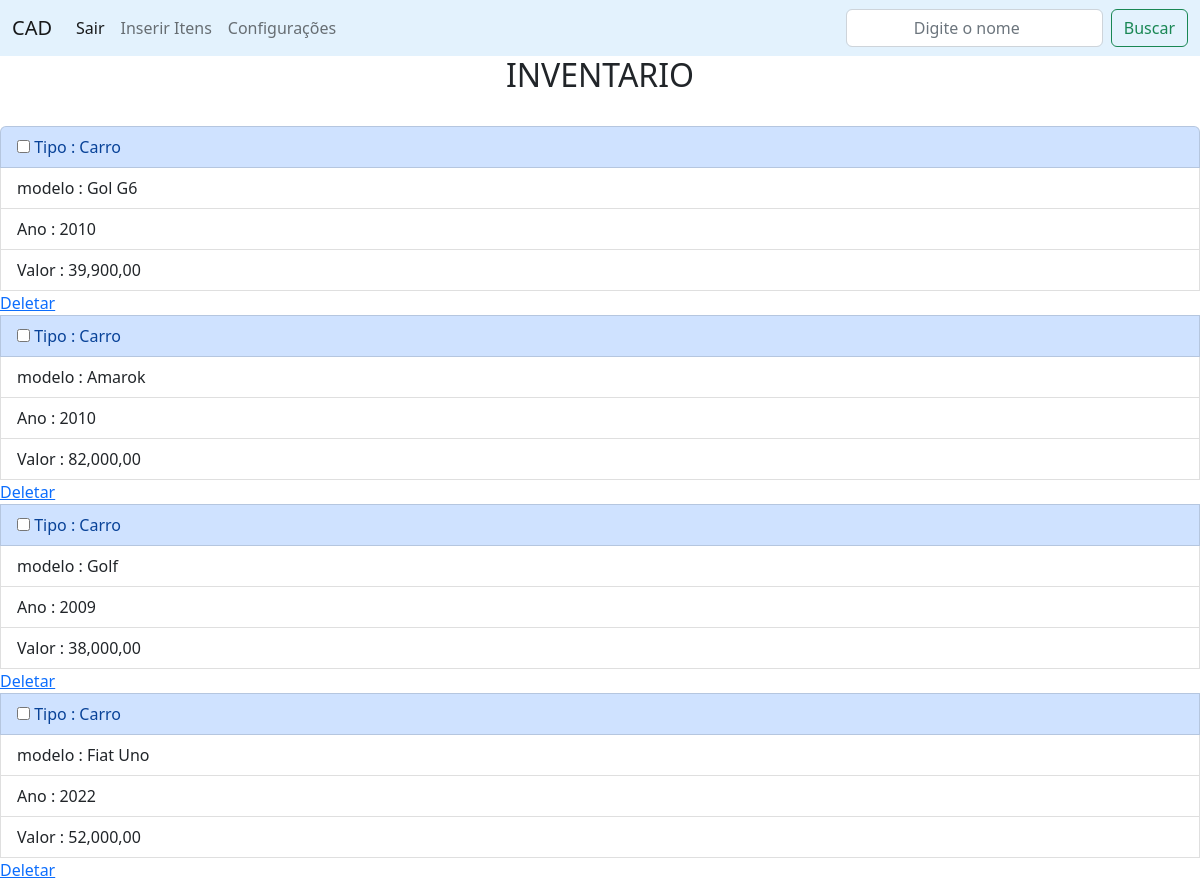
The page /inventory on the database as committed earlier.
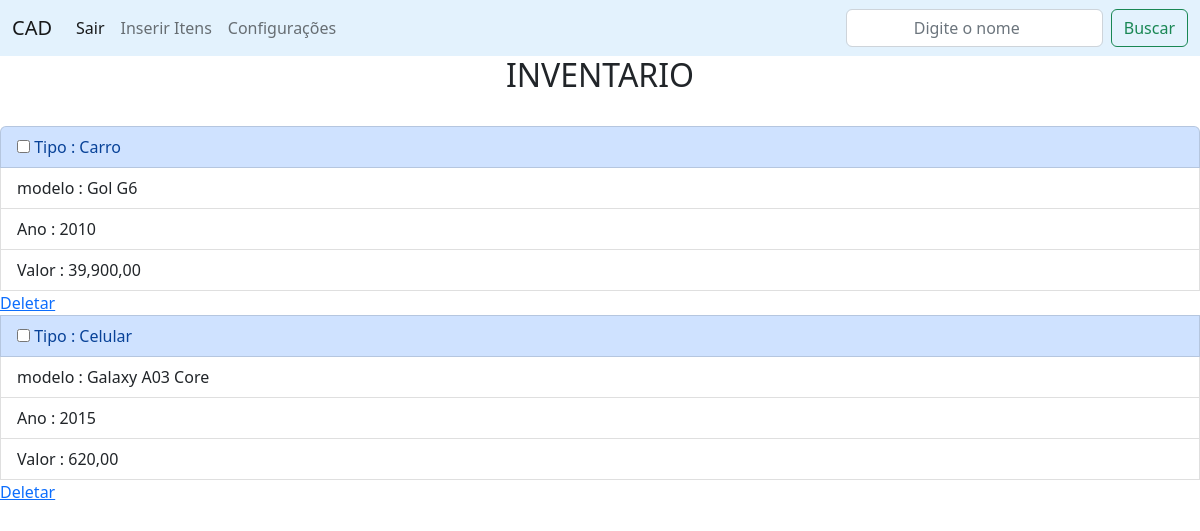
The same page on the database as committed later.
### app.py (models this page shows, shortened)
class Inventario(db.Model):
    __tablename__ = 'inventario'
    id = db.Column(db.Integer, primary_key=True)
    item = db.Column(db.String(84), nullable=False)
    modelo = db.Column(db.String(255), nullable=False)
    ano = db.Column(db.String(255), nullable=False)
    quantidade = db.Column(db.String(255), nullable=False)
    valor = db.Column(db.String(255), nullable=False)
    data = db.Column(db.String(255), nullable=False)

### app.py (the view)
@app.route("/inventory")
def Inventory():
    itens = Inventario.query.all()
    return render_template("list_cadastros.html", itens=itens)

### templates/list_cadastros.html (shortened to what this page needs)
<!DOCTYPE html>
<html lang="pt-br">
<head>
    <link rel="stylesheet" href="https://cdn.jsdelivr.net/npm/bootstrap@5.2.3/dist/css/bootstrap.min.css">
    <link rel="stylesheet" href="{{url_for('static', filename='style.css')}}">
</head>
<body>
    <nav class="navbar navbar-expand-lg "style="background-color: #e3f2fd;">
        <div class="container-fluid">
          <a class="navbar-brand" href="">CAD</a>
          <div class="collapse navbar-collapse" id="navbarSupportedContent">
            <ul class="navbar-nav me-auto mb-2 mb-lg-0">
                <li class="nav-item">
                    <a class="nav-link active" aria-current="page" href="{{url_for('logout')}}">Sair</a>
                </li>
                <li class="nav-item">
                    <a class="nav-link" href="{{url_for('cadastro')}}">Inserir Itens</a>
                </li>
                <li class="nav-item">
                    <a class="nav-link" href="{{url_for('settings')}}">Configurações</a>
                </li>
            </ul>
            <form class="d-flex" role="search">
              <input class="form-control me-2" type="search" placeholder="Digite o nome" aria-label="Search">
              <button class="btn btn-outline-success" type="submit">Buscar</button>
            </form>
          </div>
        </div>
    </nav>
    <div>
        <h2>INVENTARIO</h2><br>
        <ul class="list-group">
            {% for item in itens %}
                <li class="list-group-item list-group-item-primary" aria-current="true"><input type="checkbox" name="pessoa_name"> Tipo : {{item.item}}</li>
                <li class="list-group-item "> modelo : {{item.modelo}}</li>
                <li class="list-group-item"> Ano : {{item.ano}}</li>
                <li class="list-group-item"> Valor : {{item.valor}}</li>
                <li><a href="{{url_for('delete_inventario', id=item.id)}}">Deletar</a></li>
            {% endfor %}
        </ul>
    </div>
</body>
</html>

### static/style.css (style rules this page uses)
* { margin:0px; }
h2 { text-align: center; }
::placeholder { text-align: center; }

Rows that differ between the two databases and show on the page:
removed Inventario: item "Carro", modelo "Amarok", ano "2010", valor "82,000,00"
removed Inventario: item "Carro", modelo "Golf", ano "2009", valor "38,000,00"
removed Inventario: item "Carro", modelo "Fiat Uno", ano "2022", valor "52,000,00"
added Inventario: item "Celular", modelo "Galaxy A03 Core", ano "2015", valor "620,00"
